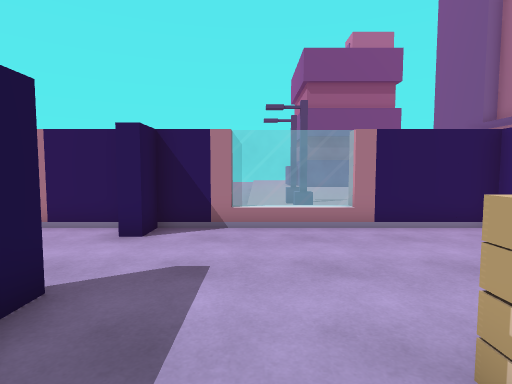
[1] (above)

24 first-person views from a walk through a 3-D level made in the Unity game engine. The camera is 1.4 m above the floor, tilts 4° down and sees 80° across. Doors are open. The floor is counted in squares, 1 m on a side. Each view is taken from the middle of a square. On the plan, view 1 faces up. The plan holds only what a view shows up to about 14 squares ahead; the rest is blank. The place goes on beyond the plan. The player is left out. Some animated figures are left out.

[2]
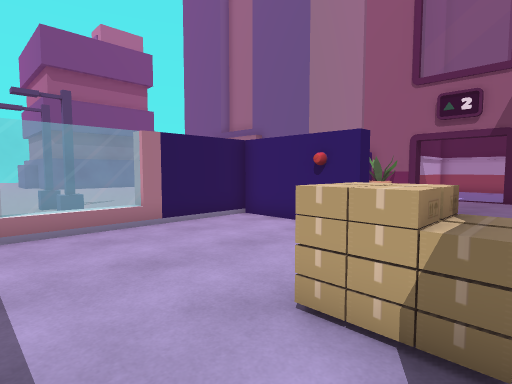

[3]
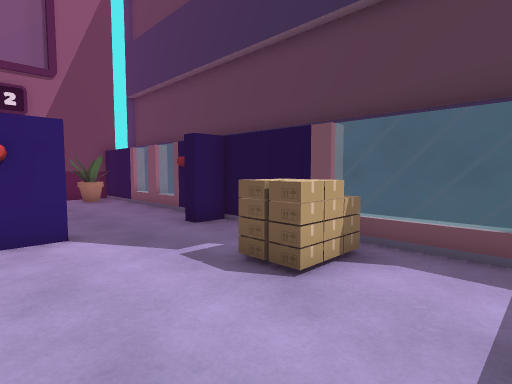

[4]
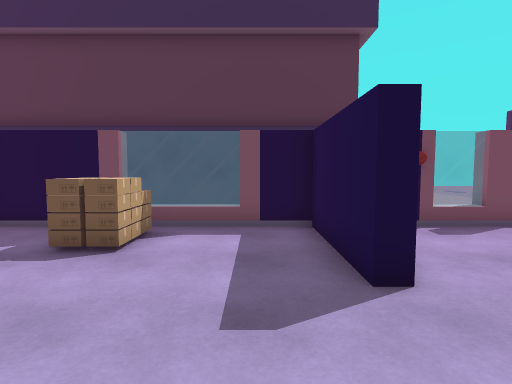

[5]
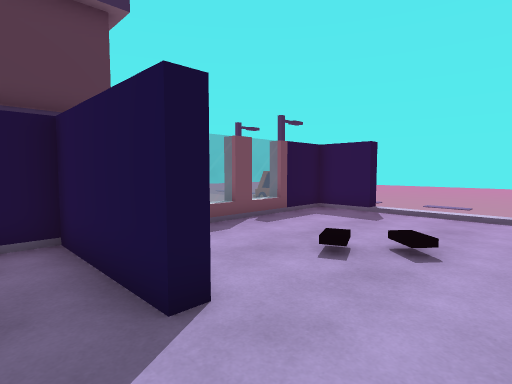

[6]
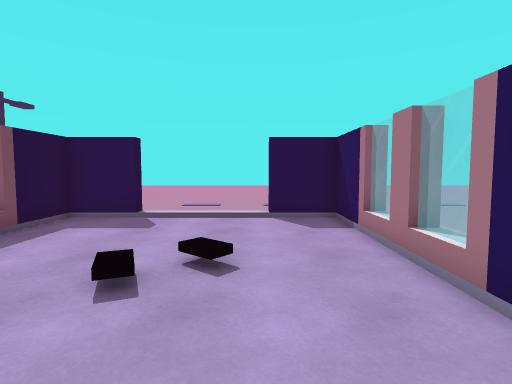

[7]
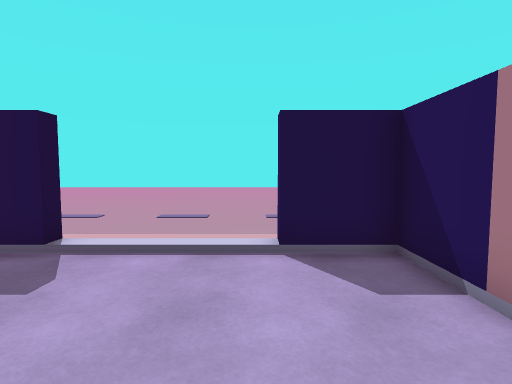

[8]
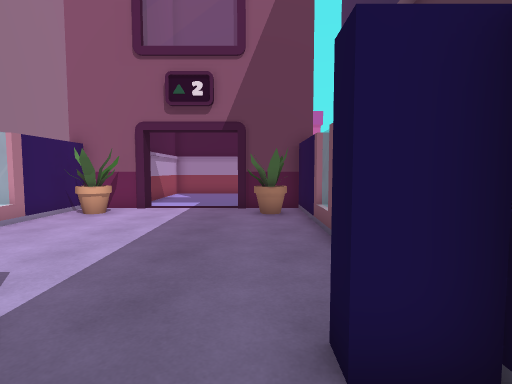

[9]
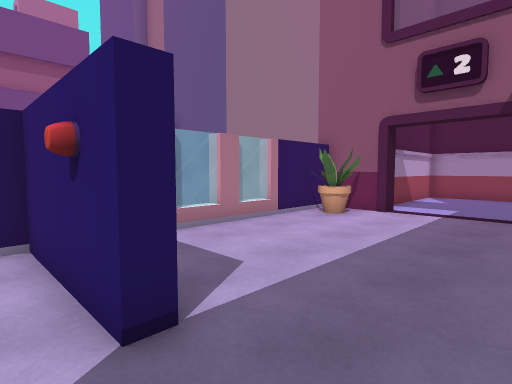

[10]
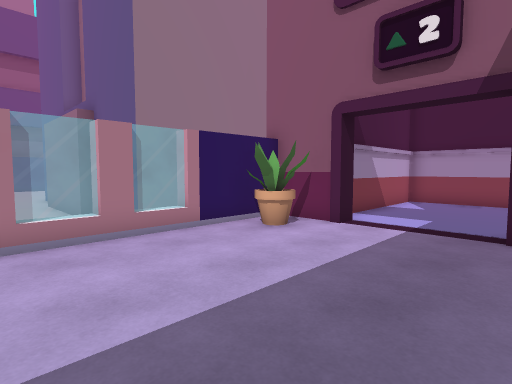

[11]
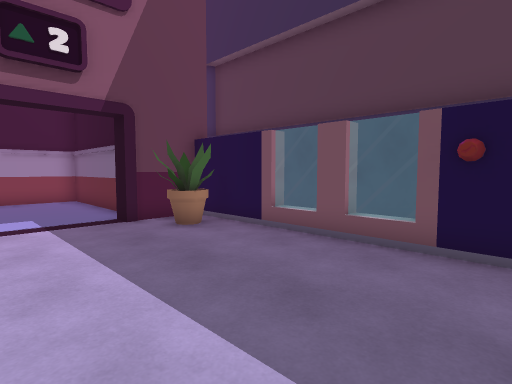

[12]
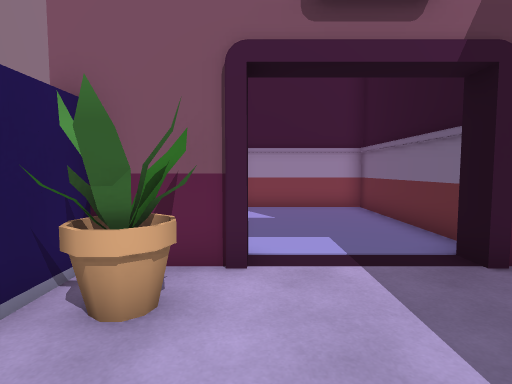

[13]
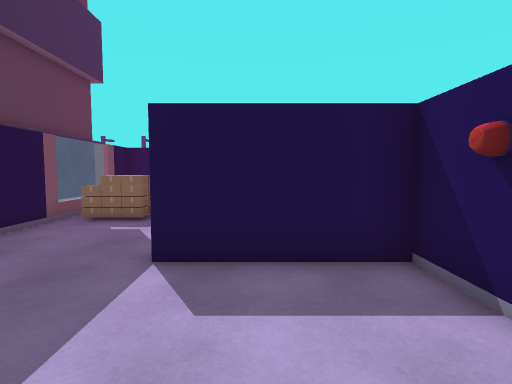

[14]
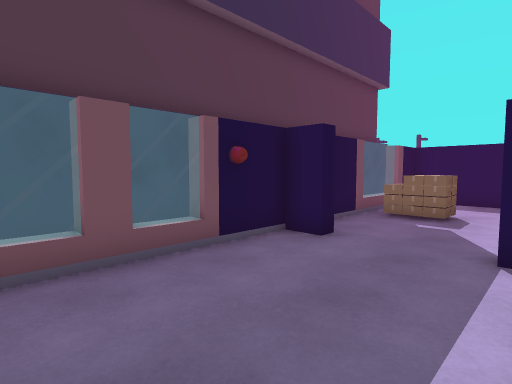

[15]
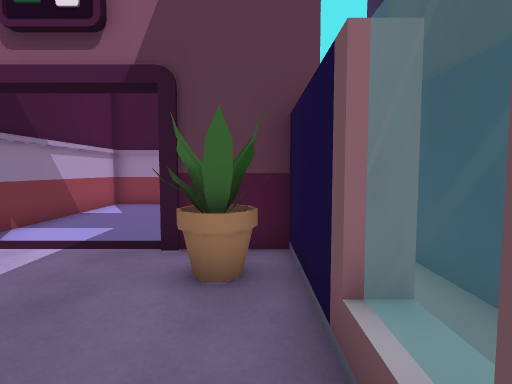

[16]
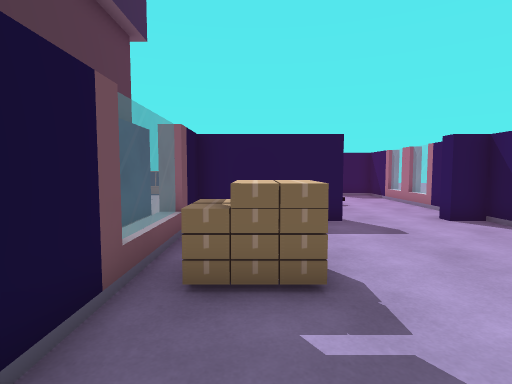

[17]
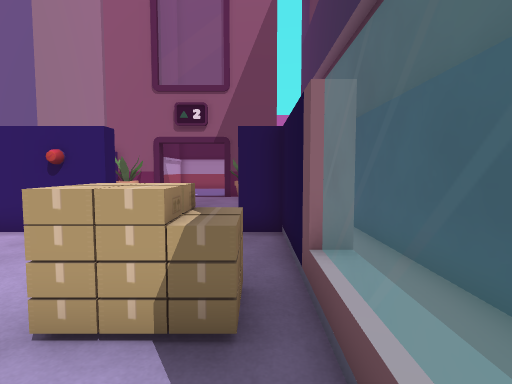

[18]
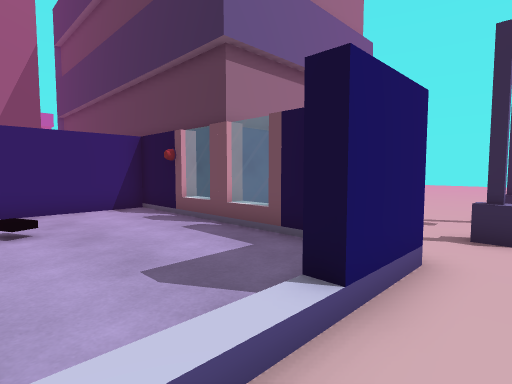

[19]
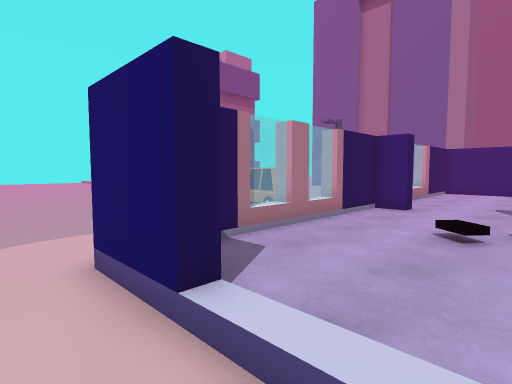

[20]
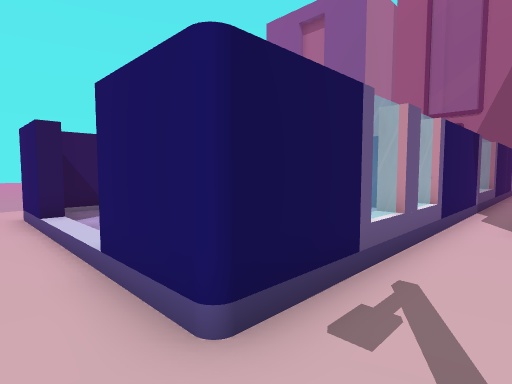

[21]
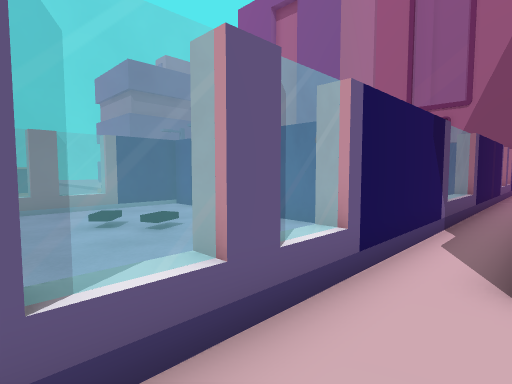

[22]
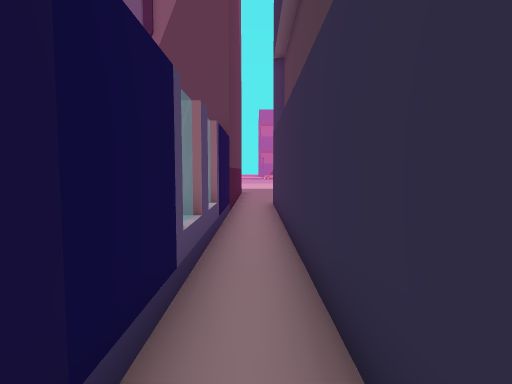

[23]
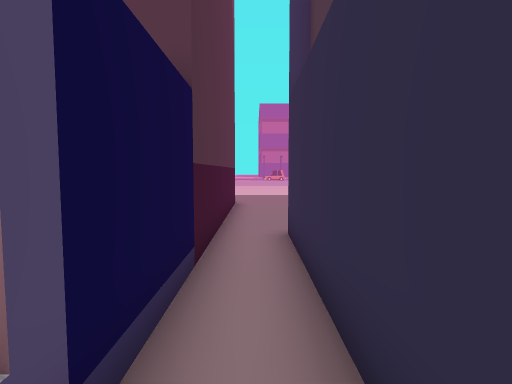

[24]
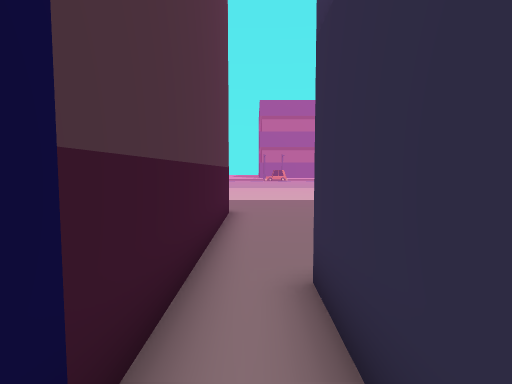

### Floor plan
Ten units are one square. View 1 is at (0, 0); x grows to the right and y downward. Boxes are objects, and circles mark ways between rooms. Rooms are numbered by the first view taken in them; rooms with no view inside come last. Other rooms are left out.
<svg viewBox="-130 -93 370 163">
<path fill="none" stroke="#000" d="M-5 -74 -24 -74 -24 -64 -29 -64 -29 -74 -45 -74M-29 -34 -24 -34 -24 6 59 6 59 -4M59 -34 59 -74 24 -74 24 -80M-88 -80 -88 -74 -111 -74 -111 -54 -116 -54M-68 -80 -68 -74 -74 -74 -74 -80M-116 11 -116 -14 -111 -14 -111 6 -29 6 -29 -34M-45 -74 -54 -74 -54 -80M108 -74 101 -74 101 -80M88 -74 64 -74 64 -34 59 -34M160 -51 154 -51 154 -74 121 -74 121 -80M59 -4 64 -4 64 6 154 6 154 -17 160 -17M130 -88 114 -88M-48 50 -48 35M-54 11 -116 11M235 11 -54 11M-49 27 177 27M170 -10 227 -10 227 -58 168 -58"/>
<rect x="5" y="-15" width="10" height="10" fill="#bbb"><title>box</title></rect>
<rect x="15" y="-5" width="10" height="10" fill="#bbb"><title>box</title></rect>
<rect x="15" y="-15" width="10" height="10" fill="#bbb"><title>box</title></rect>
<rect x="15" y="-25" width="10" height="10" fill="#bbb"><title>box</title></rect>
<rect x="135" y="-15" width="10" height="20" fill="#bbb"><title>flowerpot</title></rect>
<rect x="135" y="-75" width="10" height="20" fill="#bbb"><title>flowerpot</title></rect>
<rect x="-125" y="55" width="10" height="10" fill="#bbb"><title>streetlight</title></rect>
<rect x="-125" y="25" width="10" height="20" fill="#bbb"><title>streetlight</title></rect>
<circle cx="-35" cy="-55" r="3" fill="#2a7"/>
<circle cx="57" cy="-20" r="3" fill="#2a7"/>
<circle cx="-125" cy="10" r="3" fill="#2a7"/>
<circle cx="160" cy="-35" r="3" fill="#2a7"/>
<circle cx="-50" cy="20" r="3" fill="#2a7"/>
<text x="10" y="-40">1</text>
<text x="-80" y="-30">2</text>
<text x="110" y="-30">3</text>
<text x="-100" y="40">4</text>
<text x="140" y="20">5</text>
<text x="190" y="-40">6</text>
</svg>
Room 1 opens to room 2. Room 1 opens to room 3. Room 2 opens to room 4. Room 3 opens to room 6. Room 4 opens to room 5.

Where each view was taken, in squares from view 1:
view 1: 0 up, 0 right, facing up
view 2: 0 up, 1 left, facing up-right
view 3: 5 up, 1 left, facing down-right
view 4: 7 up, 1 left, facing down
view 5: 6 up, 1 left, facing down-left
view 6: 5 up, 2 left, facing left
view 7: 5 up, 6 left, facing left
view 8: 1 up, 4 right, facing right
view 9: 1 up, 5 right, facing up-right
view 10: 1 up, 8 right, facing up-right
view 11: 5 up, 7 right, facing down-right
view 12: 5 up, 11 right, facing right
view 13: 5 up, 11 right, facing left
view 14: 4 up, 12 right, facing down-left
view 15: 0 up, 10 right, facing right
view 16: 1 up, 6 right, facing left
view 17: 0 up, 1 left, facing right
view 18: 4 up, 13 left, facing down-right
view 19: 3 up, 13 left, facing up-right
view 20: 3 down, 13 left, facing up-right
view 21: 3 down, 9 left, facing up-right
view 22: 2 down, 5 right, facing right
view 23: 2 down, 11 right, facing right
view 24: 2 down, 14 right, facing right
